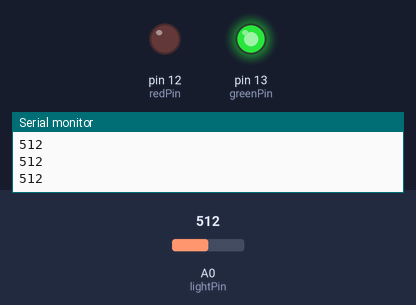
Simulated run of this sketch. Board: Arduino Uno, built with avr-gcc and run on an emulated ATmega328P. Shown: output pins drawn as LEDs (lit = HIGH), the last lines printed to the serial monitor. The inputs (shaded band) are chosen by the test bench; at power-on: A0 (lightPin) = 512.

Above: at 1.2 s.
1.3 s: A0 (lightPin) set to 108
2.9 s: A0 (lightPin) set to 92
At 4.1 s:
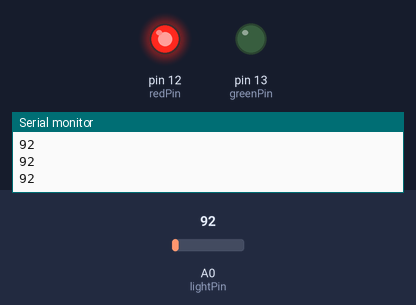
4.7 s: A0 (lightPin) set to 186
6.2 s: A0 (lightPin) set to 214
At 7.3 s:
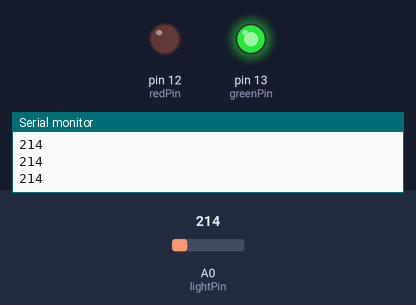
8.0 s: A0 (lightPin) set to 90
At 9.3 s:
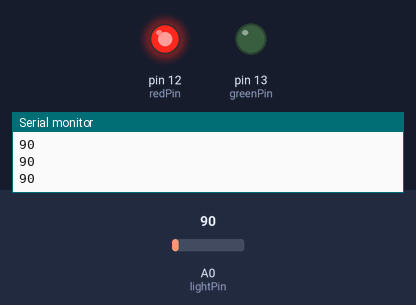
Timing chart, 0 to 10.7 s (numbered marks = the images above; inputs shaded):
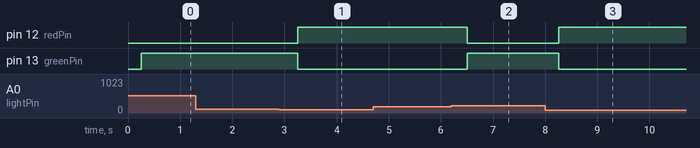

The sketch:

2-6_Photoresistors_Detectors.ino
```cpp
int lightPin=A0;
int lightVal;
int delayVal=250;
int redPin=12;
int greenPin=13;
void setup() {
  // put your setup code here, to run once:
Serial.begin(9600);
pinMode(lightPin,INPUT);
pinMode(redPin,OUTPUT);
pinMode(greenPin,OUTPUT);
}

void loop() {
  // put your main code here, to run repeatedly:
lightVal=analogRead(lightPin);
Serial.println(lightVal);
delay(delayVal);

if(lightVal >= 200){
  digitalWrite(greenPin,HIGH);
}
if(lightVal <= 100){
  digitalWrite(greenPin,LOW);
}
if(lightVal <= 100 ){
digitalWrite(redPin,HIGH);
}
if(lightVal >= 200){
digitalWrite(redPin,LOW);
}
}
```

Measured:
- the behaviour switches between 101 and 100 on A0 (lightPin) (found by bisection; images 0 and 1)
- the behaviour switches between 199 and 200 on A0 (lightPin) (found by bisection; images 1 and 2)
- after the input at 2.9 s, pin 12 (redPin): LOW → HIGH after 0.35 s; pin 13 (greenPin): HIGH → LOW after 0.35 s
- after the input at 6.2 s, pin 12 (redPin): HIGH → LOW after 0.31 s; pin 13 (greenPin): LOW → HIGH after 0.31 s
- after the input at 8.0 s, pin 12 (redPin): LOW → HIGH after 0.26 s; pin 13 (greenPin): HIGH → LOW after 0.26 s
